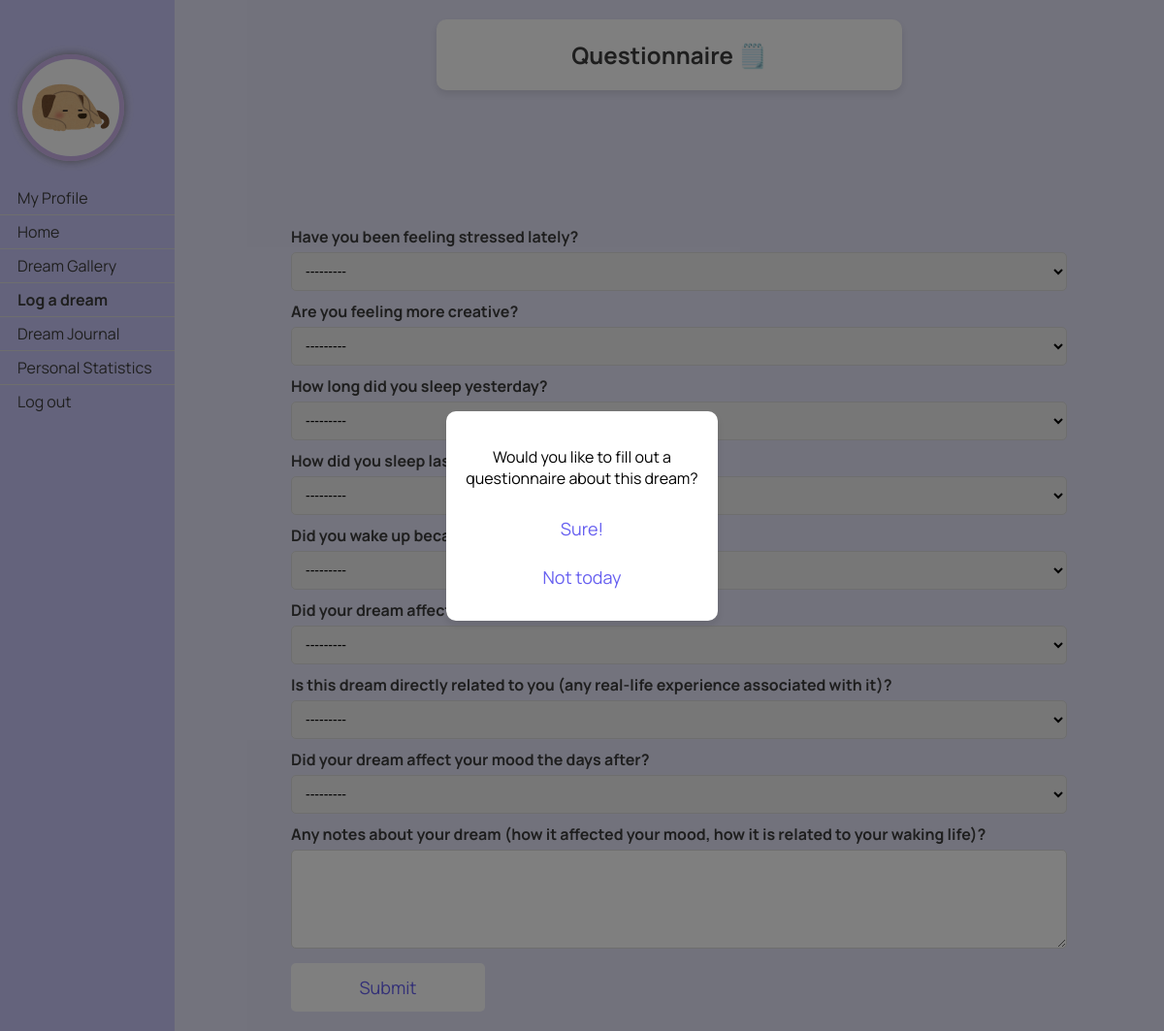
The page /dreams/questionnaire_log/312/ (signed in) on the database as committed earlier.
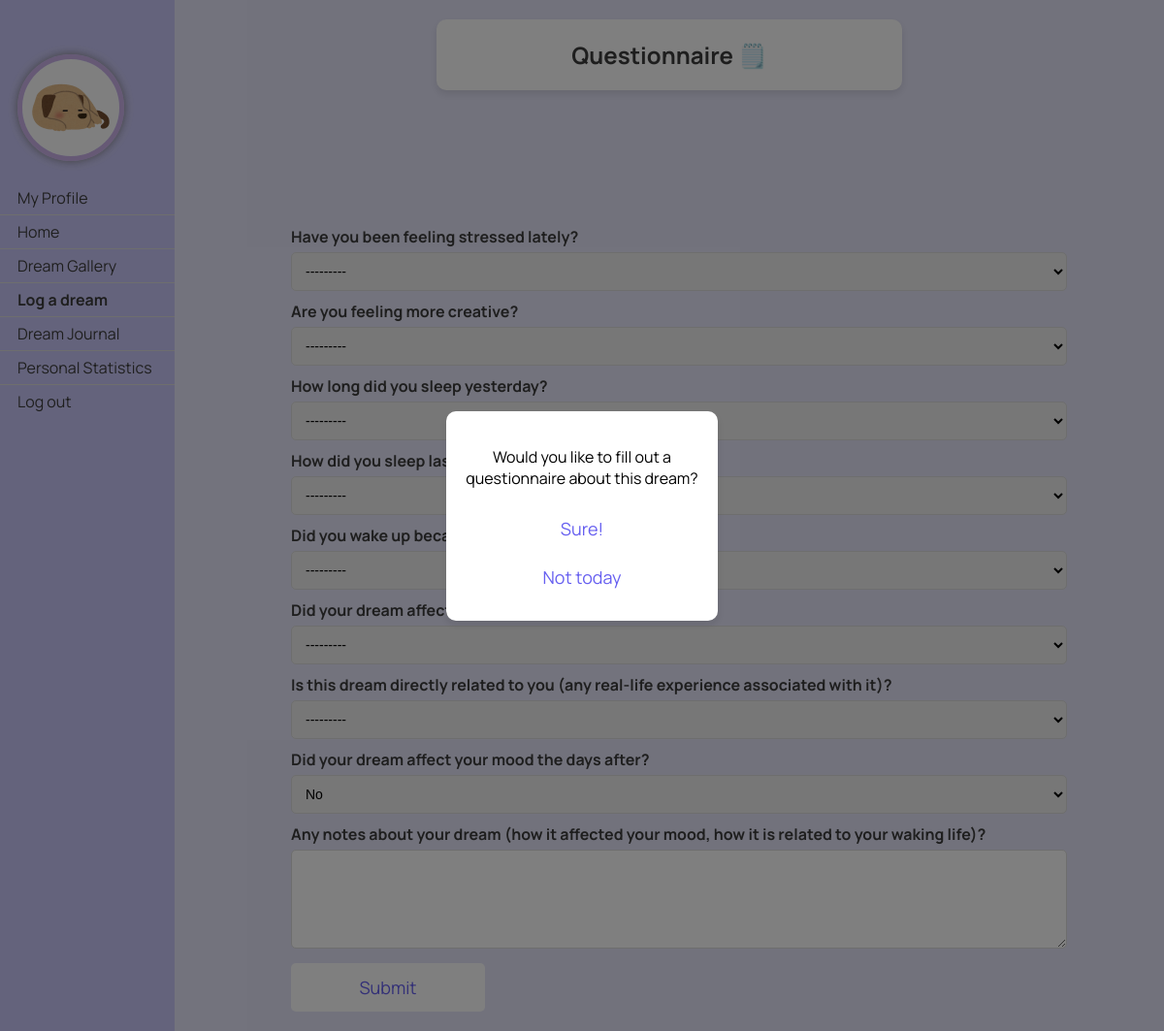
The same page on the database as committed later.
### dreams/models.py (models this page shows, shortened)
class Questionnaire(models.Model):
    dream = models.OneToOneField(Dream, on_delete=models.CASCADE, related_name='questionnaire')
    quality_option = [
        ('0', 'Very poor'),
        ('1', 'Poor'),
        ('2', 'Neutral'),
        ('3', 'Good'),
        ('4', 'Very Good'),
    ]
    boolean_option = [
        ('0', 'No'),
        ('1', 'Yes'),
    ]
    duration_option = [
        ('0', 'Less than 3 hours'),
        ('1', '3-5 hours'),
        ('2', '6-8 hours'),
        ('3', 'More than 8 hours'),
    ]
    stress = models.CharField(max_length=1, choices=boolean_option, blank=True, null=True)
    creativity = models.CharField(max_length=1, choices=boolean_option, blank=True, null=True)
    sleep_duration = models.CharField(max_length=1, choices=duration_option, blank=True, null=True)
    sleep_quality = models.CharField(max_length=1, choices=quality_option, blank=True, null=True)
    awakening = models.CharField(max_length=1, choices=boolean_option, blank=True, null=True)
    morning_mood = models.CharField(max_length=1, choices=boolean_option, blank=True, null=True)
    dream_relation_oneself = models.CharField(max_length=1, choices=boolean_option, blank=True, null=True)
    dream_impact_mood = models.CharField(max_length=1, choices=boolean_option, blank=True, null=True)
    notes = models.TextField(blank=True, null=True)

### dreams/views.py (the view, shortened to what this page needs)
# urls.py: path('questionnaire_log/<int:dream_id>/', views.questionnaire_log, name='questionnaire_log'),
@login_required
def questionnaire_log(request, dream_id):
    dream = get_object_or_404(Dream, id=dream_id)
    if hasattr(dream, 'questionnaire'):
        questionnaire = dream.questionnaire
        form = QuestionnaireForm(instance=questionnaire)
    else:
        questionnaire = None
        form = QuestionnaireForm()
    return render(request, 'dreams/questionnaire_log.html', {'form': form, 'dream': dream})

### dreams/templates/dreams/questionnaire_log.html (shortened to what this page needs)
{% load static %}
<!DOCTYPE html>
<html lang="en">
<head>
    <link rel="stylesheet" type="text/css" href="{% static 'css/styles.css' %}">
</head>
<body>
<div class="sidenav">
    <a href="{% url 'dreams:profile' %}" class="profile-link">
        <img src="{% static 'pfps/'|add:user.profile.avatar %}"
             style="width: 100px; height: 100px; border-radius: 50%; border: 5px solid #cdb4eb; box-shadow: 0 0 10px #808080;">
        <br></br>
        <span>My Profile</span>
    </a>
    <a href="/">Home</a>
    <a href="{% url 'dreams:gallery' %}">Dream Gallery</a>
    <a href="{% url 'dreams:log_dream' %}"><b>Log a dream</b></a>
    <a href="{% url 'dreams:dream_journal' %}">Dream Journal</a>
    <a href="{% url 'dreams:personal_statistics' %}">Personal Statistics</a>
    <a href="{% url 'logout' %}">Log out</a>
</div>
<div class="header">
    <h2>Questionnaire 🗒️</h2>
</div>
<div class="container">
    <form class="form-container" method="post">
        {% for field in form %}
            <div class="form-group">
                {{ field.label_tag }}
                {{ field }}
            </div>
        {% endfor %}
        <button type="submit" class="butt btn-primary">Submit</button>
    </form>
</div>
<div id="tutorial" class="tutorial">
    <div class="step" data-step="0">
        <p>Would you like to fill out a questionnaire about this dream?</p>
        <button class="btn" class="btn">Sure!</button>
        <form action="{% url 'dreams:dream_journal' %}">
            <button type="submit" class="btn">Not today</button>
        </form>
    </div>
</div>
</body>
</html>

Rows that differ between the two databases and show on the page:
added Questionnaire: form "---------" "---------" "---------" "---------" "No"
